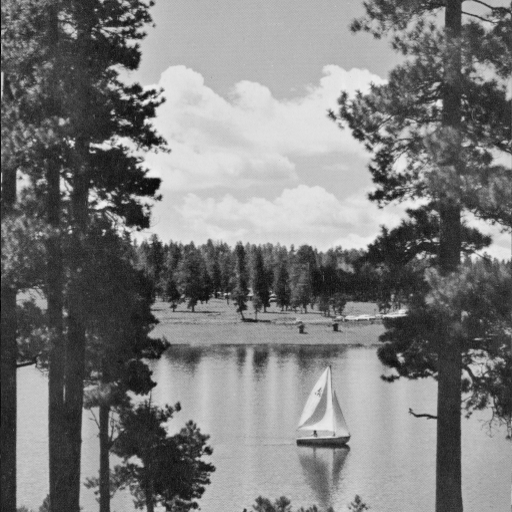
%> input picture main/imgs/lake.bmp, 512 x 512 px
$ octave SG.m   (GNU Octave 9; MATLAB toolbox functions it lacks are replaced by stand-ins)
%> lines starting %> are read from the running program, lines starting %| are printed output that depends on the picture
%%
%--------------------------------------------------------------------------
% Author: Ya-lowkey (cldeng881@gmail.com)
% 详细推导请关注微信公众号 @智子科普
%--------------------------------------------------------------------------
%%
%梯度下降实现相位恢复
clc
clear
close all
addpath(genpath('./imgs'))
addpath(genpath('./function'))
I2=double(imread('lake.bmp','bmp'));
%> I2: size 512x512 double; min 1, max 240, mean 124.4; mean of the top-left, top-right, bottom-left and bottom-right quarters 128.6, 146.5, 98.9, 123.4
I2=I2./max(I2(:));
[r,c]=size(I2);
%> r = 512; c = 512
phi=2*pi*rand(r,c);
aphi=exp(1i*phi);
beta1=0.9;
beta2=0.999;
v=zeros(r,c);
s=zeros(r,c);
b=0.0001;
r=1;

wavelen=532e-9;%波长m
dist=1;%衍射距离m
pixsize=4e-6;%像素尺寸m

for j=1:100
A=fft2(aphi);
%A=propagate(aphi,dist,pixsize,wavelen);%仿真衍射时选择这个正向衍射
ab=A.*conj(A);
ab=ab./max(ab(:));
dA=ab-I2;
%dphi=real(propagate(dA.*A.*2./(r*c),-dist,pixsize,wavelen).*(-1i*conj(aphi)));%仿真衍射时选择这个梯度回传
dphi=real(ifft2(dA.*A.*2./(r*c)).*(-1i*conj(aphi)));
g=dphi;

%启用自适应adam优化
v=beta1*v+(1-beta1)*g;
s=beta2*s+(1-beta2)*g.^2;
vc=v./(1-beta1^j);
sc=s./(1-beta2^j);
m=vc./(sqrt(sc)+b).*r;
phi=phi-m;

aphi=exp(1i*phi);
subplot(1,2,1)
imshow(abs(A).^2,[])
title('每次迭代的衍射效果')
subplot(1,2,2)
plot(j,sum(dA(:).^2)./(r*c),'b.')
xlabel('iteration')
ylabel('MSE')
hold on
drawnow
end
%> this loop made 100 passes
%> pass 1, `dA=ab-I2;`:
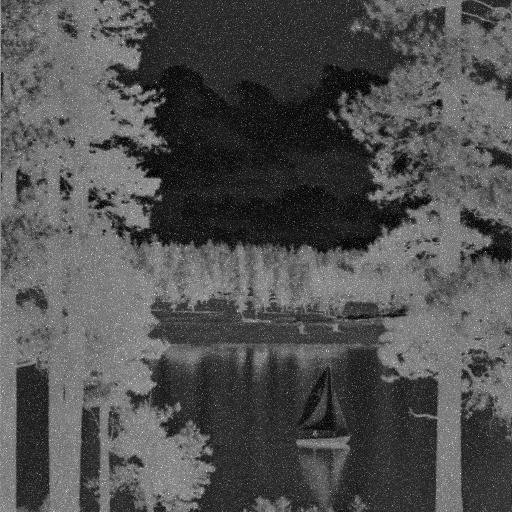
%> dA: size 512x512 double; min -0.99, max 0.762, mean -0.431; drawn with min black and max white
%> pass 1, `s=beta2*s+(1-beta2)*g.^2;`:
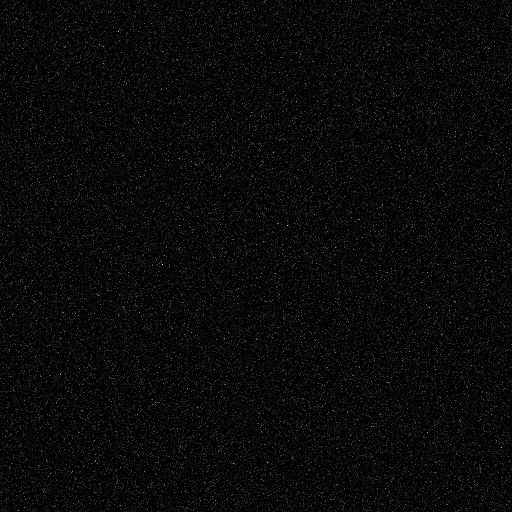
%> s: size 512x512 double; min 6.4e-20, max 1.64e-08, mean 6.81e-10; drawn with min black and max white
%> pass 1, `ylabel('MSE')`:
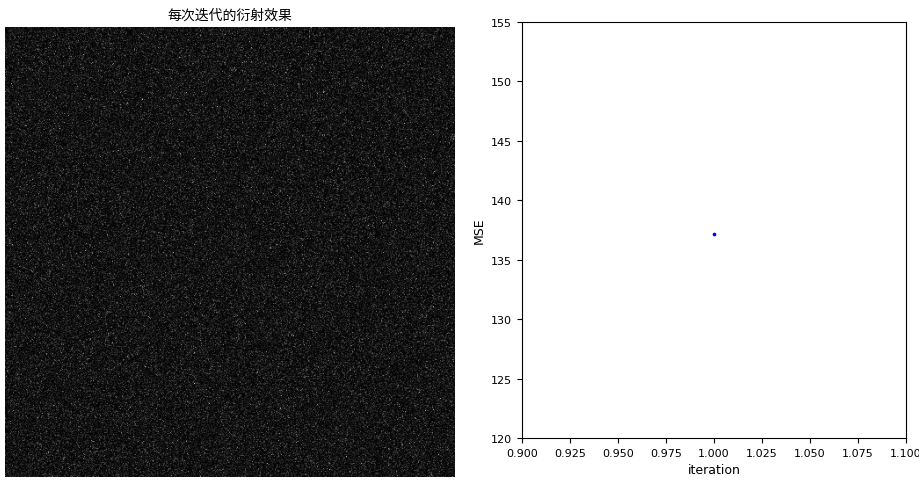
%> figure redrawn from the program's plot data, 2 panels
%> after the loop:
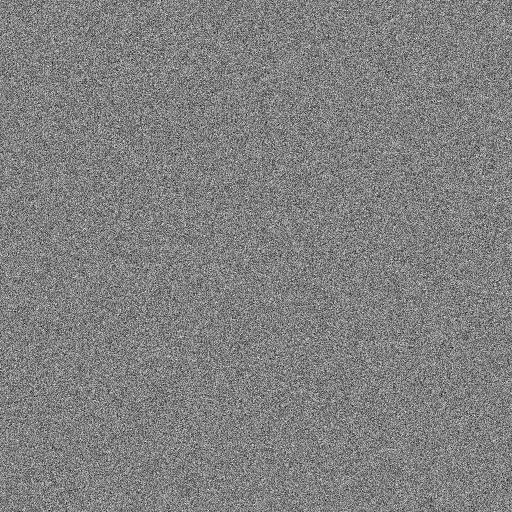
%> phi: size 512x512 double; min -8.24, max 14.29, mean 3.14; drawn with min black and max white
%> after the loop:
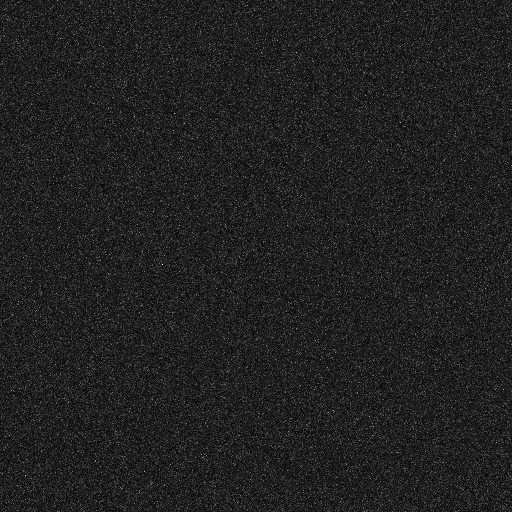
%> s: size 512x512 double; min 2.48e-10, max 2.72e-08, mean 3.76e-09; drawn with min black and max white
%> after the loop:
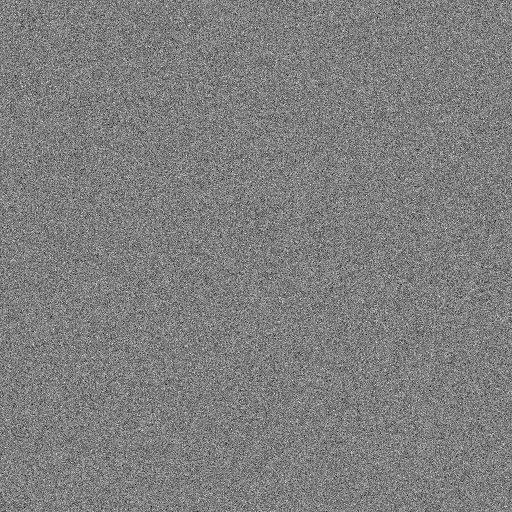
%> v: size 512x512 double; min -8.44e-06, max 8.5e-06, mean -7.24e-24; drawn with min black and max white
%> after the loop:
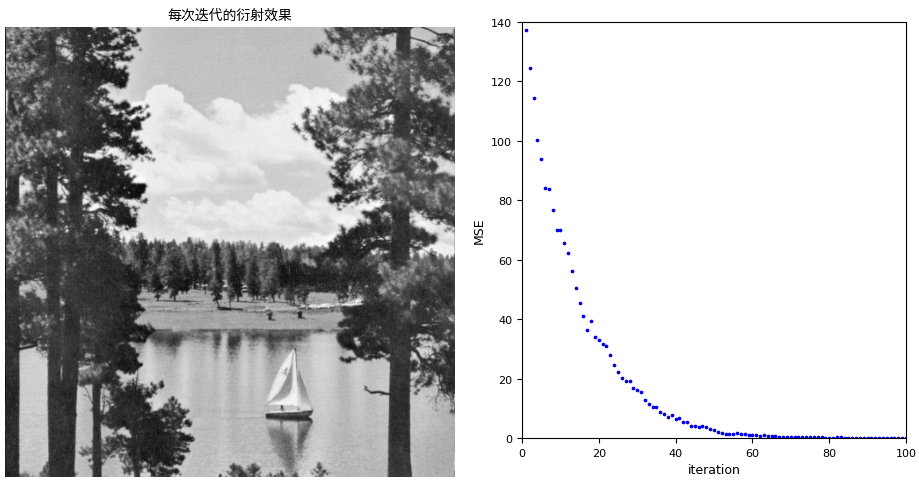
%> figure redrawn from the program's plot data, 2 panels
%imshow(I2)
